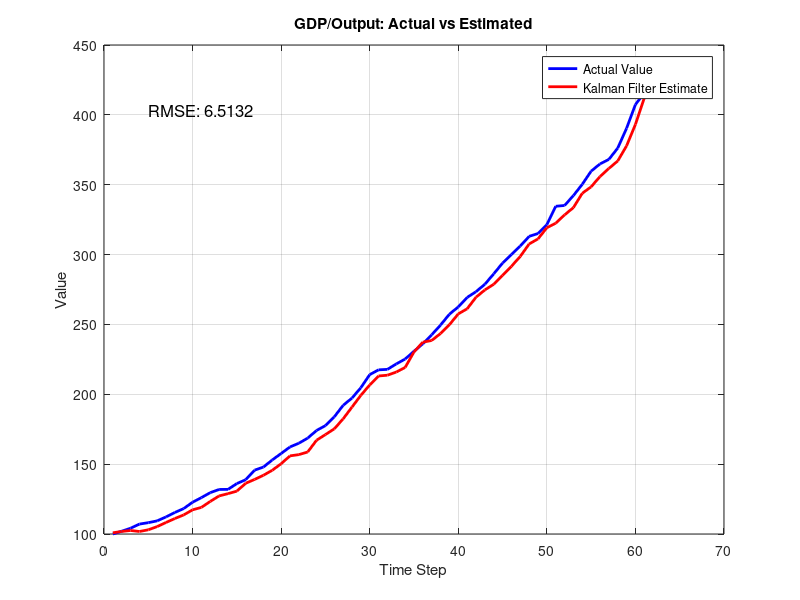

Here is the MATLAB script that generated this plot: (Note: this script raises an error after producing the figure.)
% Unscented Kalman Filter (UKF) for Economic Tracking with Comparison Plots
clear; clc;close all;

% Create output directory for saving figures if it doesn't exist
output_dir = 'ukf_figures';
if ~exist(output_dir, 'dir')
    mkdir(output_dir);
end

% Read the CSV and Excel files
try
    % Import data using readtable for CSV files and readmatrix for Excel
    depreciation_data = readtable('Y0000C1Q027SBEA.csv');
    savings_data = readtable('PSAVERT.csv');
    labour_data = readtable('LFACTTTTUSM647S.csv');
    labour_growth_data = readtable('LABOUR_GROWTH_RATE.xlsx');
    output_data = readtable('GDPC1.csv');
    productivity_data = readtable('RTFPNAUSA632NRUG.csv');
    capital_data = readtable('RKNANPUSA666NRUG.csv');
    
    % Extract the last columns (values) - taking only the first 66 rows
    depreciation = depreciation_data{1:66, end};
    savings = savings_data{1:66, end};
    labour = labour_data{1:66, end};
    labour_growth = labour_growth_data{1:66, end};
    output = output_data{1:66, end};
    productivity = productivity_data{1:66, end};
    capital = capital_data{1:66, end};
    
    % Number of time steps
    N = 66;
    
    % Assemble all variables into a combined state vector
    % State vector: [output, labour, capital, depreciation, savings, productivity, labour_growth]
    x_true = [output, labour, capital, depreciation, savings, productivity, labour_growth]';
    
    % Create measurements with some noise
    rng(42); % Set random seed for reproducibility
    noise_level = 0.02; % 2% noise
    z_meas = x_true .* (1 + noise_level * randn(size(x_true)));
    
    disp('Successfully loaded CSV files.');
    
catch
    % If files not found or error reading, create simulated data
    disp('Error reading CSV files. Using simulated data instead.');
    
    % Simulation parameters
    N = 66;
    
    % Initial state values
    initial_state = [100; 50; 200; 0.1; 8; 1; 0.02]; 
    % [Output, Labour, Capital, Depreciation, Savings, Productivity, Labour Growth]
    
    % Create simulated data
    x_true = zeros(7, N);
    x_true(:,1) = initial_state;
    
    % Simple simulation model
    for k = 2:N
        % Simple economic model with some random growth/fluctuation
        growth_factors = [0.02; 0.01; 0.015; 0.001; 0.005; 0.01; 0.002];
        noise_factors = [0.01; 0.005; 0.008; 0.002; 0.01; 0.005; 0.001];
        
        growth_rate = noise_factors .* randn(7,1) + growth_factors;
        x_true(:,k) = x_true(:,k-1) .* (1 + growth_rate);
    end
    
    % Create noisy measurements
    z_meas = x_true .* (1 + 0.02 * randn(size(x_true)));
end

% Normalize data to avoid numerical issues
x_mean = mean(x_true, 2);
x_std = std(x_true, 0, 2);

x_true_norm = zeros(size(x_true));
z_meas_norm = zeros(size(z_meas));

for i = 1:size(x_true, 1)
    x_true_norm(i,:) = (x_true(i,:) - x_mean(i)) / x_std(i);
    z_meas_norm(i,:) = (z_meas(i,:) - x_mean(i)) / x_std(i);
end

% Initialize UKF for all variables
n = size(x_true, 1); % State dimension
x_est_norm = zeros(size(x_true_norm));
x_est_norm(:,1) = z_meas_norm(:,1); % Initialize with first measurement
P = eye(n); % Initial covariance matrix

% Process and measurement noise covariance matrices
Q = diag(0.01 * ones(1, n)); % Process noise
R = diag(0.02 * ones(1, n)); % Measurement noise

% Define state transition function for normalized economic variables
% This is a simple model relating the variables
f = @(x) [
    x(1) + 0.05*x(3) - 0.02*x(2);                % Output: influenced by capital and labor
    x(2) + 0.01*x(1) - 0.01*x(7);                % Labour: influenced by output and labour growth
    x(3) + 0.03*x(1) - 0.01*x(4);                % Capital: influenced by output and depreciation
    x(4) + 0.01*x(3) - 0.005*x(1);               % Depreciation: influenced by capital and output
    x(5) + 0.02*x(1) - 0.01*x(2);                % Savings: influenced by output and labour
    x(6) + 0.01*x(1) + 0.01*x(3) - 0.02*x(2);    % Productivity: influenced by output, capital and labour
    x(7) + 0.01*x(6) - 0.005*x(5);               % Labour growth: influenced by productivity and savings
    ];

% Define direct measurement function
h = @(x) x; % Direct measurement of all state variables

% UKF parameters
alpha = 1e-3;   % Determines spread of sigma points around mean
kappa = 0;      % Secondary scaling parameter
beta = 2;       % Incorporates prior knowledge of distribution (2 is optimal for Gaussian)
lambda = alpha^2 * (n + kappa) - n;
gamma = sqrt(n + lambda);

% Calculate weights for mean and covariance
Wm = zeros(2*n + 1, 1); % Weights for mean
Wc = zeros(2*n + 1, 1); % Weights for covariance

Wm(1) = lambda / (n + lambda);
Wc(1) = lambda / (n + lambda) + (1 - alpha^2 + beta);

for i = 2:(2*n + 1)
    Wm(i) = 1 / (2 * (n + lambda));
    Wc(i) = 1 / (2 * (n + lambda));
end

% Run the UKF algorithm
for k = 2:N
    % Get current measurement
    z = z_meas_norm(:, k);
    
    % Get previous state estimate and covariance
    x = x_est_norm(:, k-1);
    
    % Generate sigma points
    sigma_points = zeros(n, 2*n + 1);
    
    % Mean as the first sigma point
    sigma_points(:, 1) = x;
    
    % Calculate square root of P (using Cholesky decomposition)
    A = chol(P)';
    
    % Generate remaining sigma points
    for i = 1:n
        sigma_points(:, i+1) = x + gamma * A(:, i);
        sigma_points(:, i+1+n) = x - gamma * A(:, i);
    end
    
    % Propagate sigma points through state transition function
    sigma_points_pred = zeros(n, 2*n + 1);
    for i = 1:(2*n + 1)
        sigma_points_pred(:, i) = f(sigma_points(:, i));
    end
    
    % Calculate predicted mean
    x_pred = zeros(n, 1);
    for i = 1:(2*n + 1)
        x_pred = x_pred + Wm(i) * sigma_points_pred(:, i);
    end
    
    % Calculate predicted covariance
    P_pred = zeros(n, n);
    for i = 1:(2*n + 1)
        diff = sigma_points_pred(:, i) - x_pred;
        P_pred = P_pred + Wc(i) * (diff * diff');
    end
    P_pred = P_pred + Q;
    
    % Propagate sigma points through measurement function
    sigma_z = zeros(n, 2*n + 1);
    for i = 1:(2*n + 1)
        sigma_z(:, i) = h(sigma_points_pred(:, i));
    end
    
    % Calculate predicted measurement mean
    z_pred = zeros(n, 1);
    for i = 1:(2*n + 1)
        z_pred = z_pred + Wm(i) * sigma_z(:, i);
    end
    
    % Calculate innovation covariance
    S = zeros(n, n);
    for i = 1:(2*n + 1)
        diff = sigma_z(:, i) - z_pred;
        S = S + Wc(i) * (diff * diff');
    end
    S = S + R;
    
    % Calculate cross-correlation matrix
    P_xz = zeros(n, n);
    for i = 1:(2*n + 1)
        diff_x = sigma_points_pred(:, i) - x_pred;
        diff_z = sigma_z(:, i) - z_pred;
        P_xz = P_xz + Wc(i) * (diff_x * diff_z');
    end
    
    % Calculate Kalman gain
    K = P_xz / S;
    
    % Update state estimate and covariance
    x_est_norm(:, k) = x_pred + K * (z - z_pred);
    P = P_pred - K * S * K';
end

% Denormalize the estimates
x_est = zeros(size(x_est_norm));
for i = 1:size(x_true, 1)
    x_est(i,:) = x_est_norm(i,:) * x_std(i) + x_mean(i);
end

% Create time vector
time = 1:N;

% Variable names for plots
variable_names = {'GDP_Output', 'Labour', 'Capital', 'Depreciation', 'Savings_Rate', 'Productivity', 'Labour_Growth_Rate'};
display_names = {'GDP/Output', 'Labour', 'Capital', 'Depreciation', 'Savings Rate', 'Productivity', 'Labour Growth Rate'};

% Create individual plots for each variable showing actual vs estimated values
for i = 1:size(x_true, 1)
    fig = figure('Name', display_names{i}, 'Position', [100*i, 100*i, 800, 400]);
    
    % Plot actual and estimated values
    plot(time, x_true(i,:), 'b-', 'LineWidth', 2);
    hold on;
    plot(time, x_est(i,:), 'r-', 'LineWidth', 2);
    
    title([display_names{i}, ': Actual vs Estimated']);
    xlabel('Time Step');
    ylabel('Value');
    legend('Actual Value', 'Kalman Filter Estimate');
    grid on;
    
    % Calculate and display RMSE
    rmse = sqrt(mean((x_true(i,:) - x_est(i,:)).^2));
    text(5, min(x_true(i,:)) + 0.9*(max(x_true(i,:)) - min(x_true(i,:))), ...
        ['RMSE: ', num2str(rmse, '%.4f')], 'FontSize', 12);
    
    % Improve formatting for readability
    ax = gca;
    ax.FontSize = 12;
    ax.LineWidth = 1.5;
    
    % Save figure immediately
    filename = fullfile(output_dir, ['UKF_', variable_names{i}, '.png']);
    saveas(fig, filename);
    fprintf('Saved figure: %s\n', filename);
    
    % Also save as PDF for high quality
    filename_pdf = fullfile(output_dir, ['UKF_', variable_names{i}, '.pdf']);
    print(fig, filename_pdf, '-dpdf', '-r300');
    fprintf('Saved figure as PDF: %s\n', filename_pdf);
end

% Calculate overall RMSE for each variable
rmse_values = zeros(size(x_true, 1), 1);
for i = 1:size(x_true, 1)
    rmse_values(i) = sqrt(mean((x_true(i,:) - x_est(i,:)).^2));
end

% Display RMSE values
fprintf('RMSE Values:\n');
for i = 1:size(x_true, 1)
    fprintf('%s: %.4f\n', display_names{i}, rmse_values(i));
end

% Save RMSE values to a CSV file
rmse_table = table(display_names', rmse_values, 'VariableNames', {'Variable', 'RMSE'});
writetable(rmse_table, fullfile(output_dir, 'UKF_RMSE_Values.csv'));
fprintf('Saved RMSE values to: %s\n', fullfile(output_dir, 'UKF_RMSE_Values.csv'));

% Create a combined figure showing all normalized variables
fig_combined = figure('Name', 'All Variables Normalized', 'Position', [100, 100, 1000, 600]);

% Normalize data for plotting
norm_true = zeros(size(x_true));
norm_est = zeros(size(x_est));

for i = 1:size(x_true, 1)
    norm_true(i,:) = (x_true(i,:) - min(x_true(i,:))) / (max(x_true(i,:)) - min(x_true(i,:)));
    norm_est(i,:) = (x_est(i,:) - min(x_true(i,:))) / (max(x_true(i,:)) - min(x_true(i,:)));
end

% Create 2x4 subplot grid for all variables
for i = 1:size(x_true, 1)
    subplot(2, 4, i);
    plot(time, norm_true(i,:), 'b-', 'LineWidth', 1.5);
    hold on;
    plot(time, norm_est(i,:), 'r-', 'LineWidth', 1.5);
    
    title(display_names{i});
    if i > 4 % Only add x-labels to bottom row
        xlabel('Time Step');
    end
    ylabel('Normalized Value');
    grid on;
    legend('Actual', 'Estimate');
end

% Adjust layout
set(gcf, 'Color', 'w');
sgtitle('Normalized Economic Variables: Actual vs Estimated', 'FontSize', 14);

% Save combined figure
filename_combined = fullfile(output_dir, 'UKF_All_Variables_Combined.png');
saveas(fig_combined, filename_combined);
fprintf('Saved combined figure: %s\n', filename_combined);

% Also save as PDF for high quality
filename_combined_pdf = fullfile(output_dir, 'UKF_All_Variables_Combined.pdf');
print(fig_combined, filename_combined_pdf, '-dpdf', '-r300');
fprintf('Saved combined figure as PDF: %s\n', filename_combined_pdf);

% Create timestamp file to indicate when the analysis was completed
timestamp = datestr(now, 'yyyy-mm-dd_HH-MM-SS');
fid = fopen(fullfile(output_dir, ['analysis_completed_', timestamp, '.txt']), 'w');
fprintf(fid, 'UKF Economic Analysis completed at: %s\n', datestr(now));
fclose(fid);

disp(['All figures have been saved to the ', output_dir, ' directory.']);